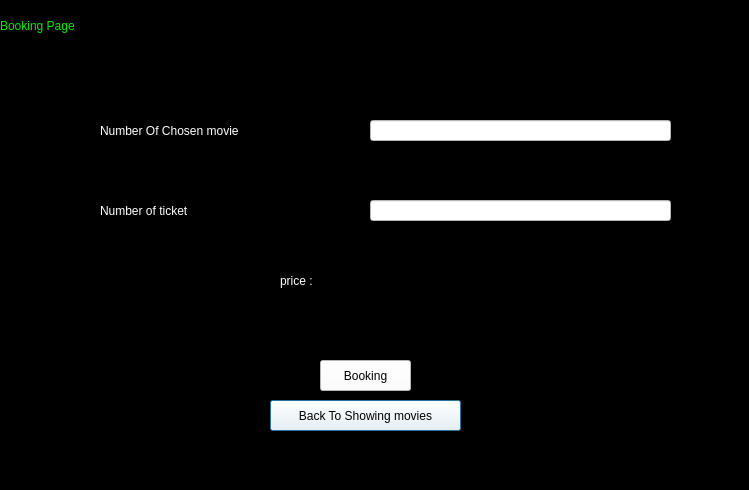
<?xml version="1.0" encoding="UTF-8"?>
<ui version="4.0">
 <class>book_progress_c</class>
 <widget class="QDialog" name="book_progress_c">
  <property name="geometry">
   <rect>
    <x>0</x>
    <y>0</y>
    <width>749</width>
    <height>490</height>
   </rect>
  </property>
  <property name="windowTitle">
   <string>Dialog</string>
  </property>
  <property name="styleSheet">
   <string notr="true">background-color: rgb(0, 0, 0);</string>
  </property>
  <widget class="QLabel" name="label">
   <property name="geometry">
    <rect>
     <x>100</x>
     <y>120</y>
     <width>211</width>
     <height>21</height>
    </rect>
   </property>
   <property name="styleSheet">
    <string notr="true">color: rgb(255, 255, 255);
background-color: rgb(0, 0, 0);
font: 14pt &quot;Pristina&quot;;</string>
   </property>
   <property name="text">
    <string>Number Of Chosen movie</string>
   </property>
  </widget>
  <widget class="QLineEdit" name="lineEdit">
   <property name="geometry">
    <rect>
     <x>370</x>
     <y>120</y>
     <width>301</width>
     <height>21</height>
    </rect>
   </property>
   <property name="styleSheet">
    <string notr="true">font: 14pt &quot;Pristina&quot;;
background-color: rgb(255, 255, 255);
color: rgb(0, 0, 0);</string>
   </property>
  </widget>
  <widget class="QLineEdit" name="lineEdit_2">
   <property name="geometry">
    <rect>
     <x>370</x>
     <y>200</y>
     <width>301</width>
     <height>21</height>
    </rect>
   </property>
   <property name="styleSheet">
    <string notr="true">font: 14pt &quot;Pristina&quot;;
background-color: rgb(255, 255, 255);
color: rgb(0, 0, 0);</string>
   </property>
  </widget>
  <widget class="QLabel" name="label_2">
   <property name="geometry">
    <rect>
     <x>100</x>
     <y>200</y>
     <width>211</width>
     <height>21</height>
    </rect>
   </property>
   <property name="styleSheet">
    <string notr="true">color: rgb(255, 255, 255);
background-color: rgb(0, 0, 0);
font: 14pt &quot;Pristina&quot;;</string>
   </property>
   <property name="text">
    <string>Number of ticket</string>
   </property>
  </widget>
  <widget class="QLabel" name="label_3">
   <property name="geometry">
    <rect>
     <x>280</x>
     <y>270</y>
     <width>41</width>
     <height>21</height>
    </rect>
   </property>
   <property name="styleSheet">
    <string notr="true">color: rgb(255, 255, 255);
background-color: rgb(0, 0, 0);
font: 14pt &quot;Pristina&quot;;</string>
   </property>
   <property name="text">
    <string>price :</string>
   </property>
  </widget>
  <widget class="QLineEdit" name="lineEdit_3">
   <property name="geometry">
    <rect>
     <x>360</x>
     <y>270</y>
     <width>71</width>
     <height>20</height>
    </rect>
   </property>
   <property name="styleSheet">
    <string notr="true">font: 14pt &quot;Pristina&quot;;
background-color: rgb(0, 0, 0);
color: rgb(0, 216, 0);</string>
   </property>
  </widget>
  <widget class="QPushButton" name="pushButton_2">
   <property name="geometry">
    <rect>
     <x>270</x>
     <y>400</y>
     <width>191</width>
     <height>31</height>
    </rect>
   </property>
   <property name="styleSheet">
    <string notr="true">font: 14pt &quot;Pristina&quot;;
color: rgb(0, 0, 0);
background-color: rgb(255, 255, 255);</string>
   </property>
   <property name="text">
    <string>Back To Showing movies</string>
   </property>
  </widget>
  <widget class="QPushButton" name="pushButton">
   <property name="geometry">
    <rect>
     <x>320</x>
     <y>360</y>
     <width>91</width>
     <height>31</height>
    </rect>
   </property>
   <property name="styleSheet">
    <string notr="true">font: 14pt &quot;Pristina&quot;;
color: rgb(0, 0, 0);
background-color: rgb(255, 255, 255);</string>
   </property>
   <property name="text">
    <string>Booking</string>
   </property>
  </widget>
  <widget class="QLabel" name="label_4">
   <property name="geometry">
    <rect>
     <x>0</x>
     <y>0</y>
     <width>171</width>
     <height>51</height>
    </rect>
   </property>
   <property name="styleSheet">
    <string notr="true">background-color: rgb(0, 0, 0);
color: rgb(0, 239, 0);
font: 16pt &quot;Pristina&quot;;</string>
   </property>
   <property name="text">
    <string>Booking Page</string>
   </property>
  </widget>
 </widget>
 <resources/>
 <connections/>
</ui>
